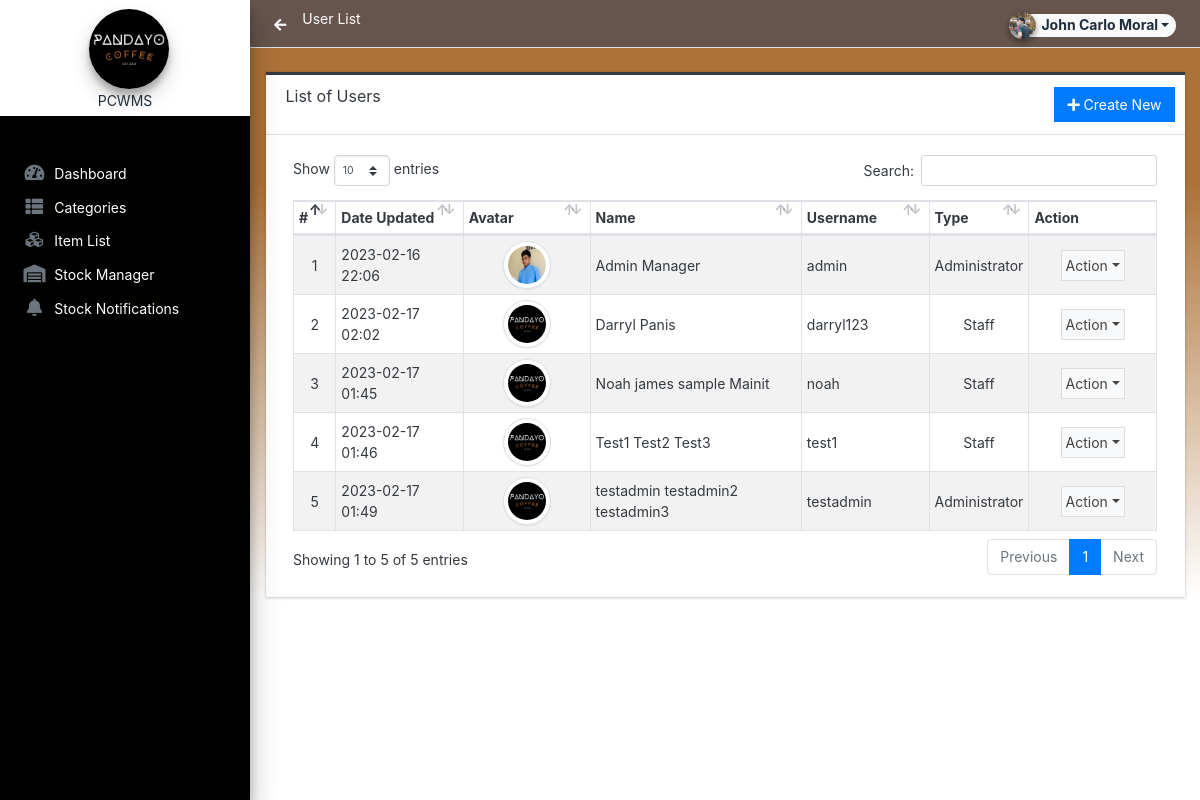
Before: /admin/?page=user/list (signed in) with the older database file.
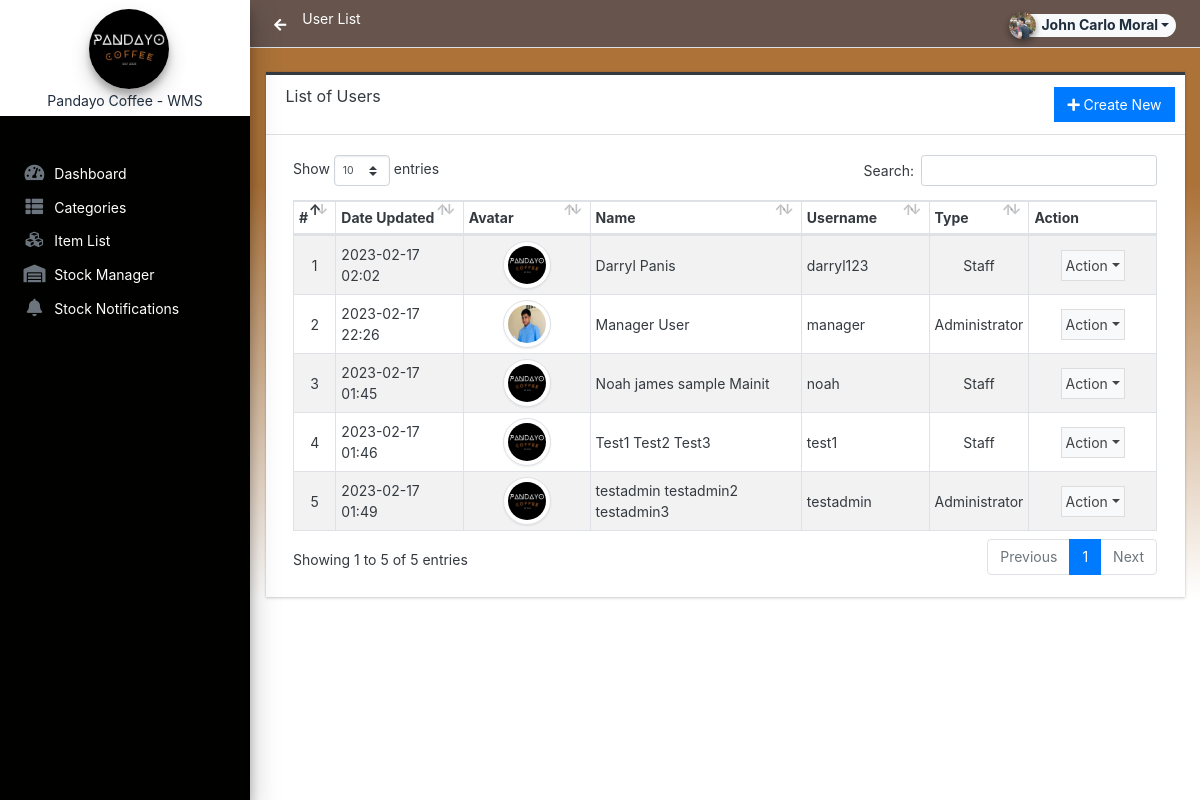
After: the same page with the newer database file.
### tables this page shows
CREATE TABLE `users_list` (
  `id` int(50) NOT NULL,
  `firstname` varchar(250) NOT NULL,
  `middlename` text DEFAULT NULL,
  `lastname` varchar(250) NOT NULL,
  `username` text NOT NULL,
  `password` text NOT NULL,
  `avatar` text DEFAULT NULL,
  `last_login` datetime DEFAULT NULL,
  `type` tinyint(1) NOT NULL DEFAULT 0,
  `date_added` datetime NOT NULL DEFAULT current_timestamp(),
  `date_updated` datetime DEFAULT current_timestamp() ON UPDATE current_timestamp()
);

### classes/DBConnection.php (called while the page is built, shortened)
<?php
class DBConnection{
    private $host = DB_SERVER;
    private $username = DB_USERNAME;
    private $password = DB_PASSWORD;
    private $database = DB_NAME;
    public $conn;
    public function __construct(){
        if (!isset($this->conn)) {
            $this->conn = new mysqli($this->host, $this->username, $this->password, $this->database);
        }
    }
}
?>

### classes/SystemSettings.php (called while the page is built, shortened)
<?php
class SystemSettings extends DBConnection{
	function userdata($field = ''){
		if(!empty($field)){
			if(isset($_SESSION['userdata'][$field]))
				return $_SESSION['userdata'][$field];
			else
				return null;
		}else{
			return false;
		}
	}
	function info($field=''){
		if(!empty($field)){
			if(isset($_SESSION['system_info'][$field]))
				return $_SESSION['system_info'][$field];
			else
				return false;
		}else{
			return false;
		}
	}
}
$_settings = new SystemSettings();
?>

### config.php (called while the page is built, shortened)
<?php
require_once('classes/DBConnection.php');
require_once('classes/SystemSettings.php');
function validate_image($file){
    global $_settings;
	if(!empty($file)){
        $ex = explode("?",$file);
        $file = $ex[0];
        $ts = isset($ex[1]) ? "?".$ex[1] : '';
		if(is_file(base_app.$file)){
			return base_url.$file.$ts;
		}else{
			return base_url.($_settings->info('logo'));
		}
	}else{
		return base_url.($_settings->info('logo'));
	}
}
?>

### admin/user/list.php (the view, shortened to what the changed rows need)
<div class="card card-outline rounded-0 card-dark">
	<div class="card-body">
        <div class="container-fluid">
			<table class="table table-hover table-striped table-bordered" id="list">
				<colgroup>
				</colgroup>
				<thead>
					<tr>
						<th>#</th>
						<th>Date Updated</th>
						<th>Avatar</th>
						<th>Name</th>
						<th>Username</th>
						<th>Type</th>
						<th>Action</th>
					</tr>
				</thead>
				<tbody>
					<?php
					$i = 1;
						$qry = $conn->query("SELECT *, concat(firstname,' ', coalesce(concat(middlename,' '), '') , lastname) as `name` from `users_list` where id != '{$_settings->userdata('id')}' order by concat(firstname,' ', lastname) asc ");
						while($row = $qry->fetch_assoc()):
					?>
						<tr>
							<td class="text-center"><?php echo $i++; ?></td>
							<td><?php echo date("Y-m-d H:i",strtotime($row['date_updated'])) ?></td>
							<td class="text-center">
                                <img src="<?= validate_image($row['avatar']) ?>" alt="" class="img-thumbnail rounded-circle user-avatar">
                            </td>
							<td><?php echo $row['name'] ?></td>
							<td><?php echo $row['username'] ?></td>
							<td class="text-center">
                                <?php if($row['type'] == 1): ?>
                                    Administrator
                                <?php elseif($row['type'] == 2): ?>
                                    Staff
                                <?php else: ?>
									N/A
                                <?php endif; ?>
                            </td>
							<td align="center">
								 <button type="button" class="btn btn-flat p-1 btn-default btn-sm dropdown-toggle dropdown-icon" data-toggle="dropdown">
				                  		Action
				                  </button>
							</td>
						</tr>
					<?php endwhile; ?>
				</tbody>
			</table>
		</div>
	</div>
</div>

### admin/inc/navigation.php (shortened to what the changed rows need)
<aside class="main-sidebar sidebar-white navbar-dark elevation-4 sidebar-no-expand dark-bg">
  <a href="<?php echo base_url ?>admin" class="brand-link bg-white text-sm">
    <div class="logos">
      <img src="<?php echo validate_image($_settings->info('logo'))?>" alt="Store Logo" class="brand-image img-circle elevation-3 logo-img" style="width: 50%; height: 100%;">
      <span class="brand-text font-normal shortName"><?php echo $_settings->info('short_name') ?></span>
    </div>
  </a>
</aside>

Changed rows visible on the page:
shown differently, row unchanged: users_list "darryl123": moves up the list
changed users_list: date_updated "2023-02-16 22:06" → "2023-02-17 22:26"; name "Admin Manager" → "Manager User"; username "admin" → "manager"
Other visible differences:
$_settings->info('short_name'): "PCWMS" → "Pandayo Coffee - WMS"
